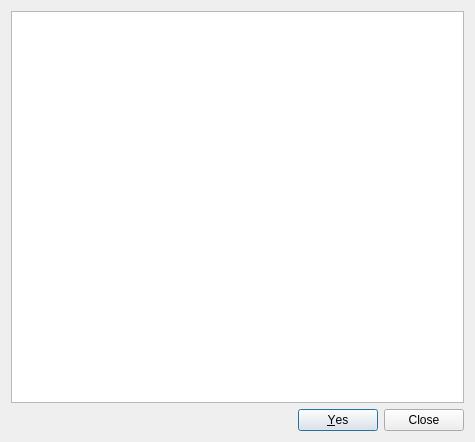
<?xml version="1.0" encoding="UTF-8"?>
<ui version="4.0">
 <class>NetworkAzsDialog</class>
 <widget class="QDialog" name="NetworkAzsDialog">
  <property name="geometry">
   <rect>
    <x>0</x>
    <y>0</y>
    <width>475</width>
    <height>442</height>
   </rect>
  </property>
  <property name="windowTitle">
   <string>Сети АЗС</string>
  </property>
  <layout class="QGridLayout" name="gridLayout" rowstretch="0,0">
   <item row="1" column="0">
    <widget class="QDialogButtonBox" name="buttonBox">
     <property name="standardButtons">
      <set>QDialogButtonBox::Close|QDialogButtonBox::Yes</set>
     </property>
    </widget>
   </item>
   <item row="0" column="0">
    <widget class="QTableView" name="tableViewNetworks">
     <property name="editTriggers">
      <set>QAbstractItemView::NoEditTriggers</set>
     </property>
     <property name="alternatingRowColors">
      <bool>true</bool>
     </property>
     <property name="selectionMode">
      <enum>QAbstractItemView::SingleSelection</enum>
     </property>
     <property name="selectionBehavior">
      <enum>QAbstractItemView::SelectRows</enum>
     </property>
     <property name="sortingEnabled">
      <bool>true</bool>
     </property>
    </widget>
   </item>
  </layout>
 </widget>
 <resources/>
 <connections/>
</ui>
